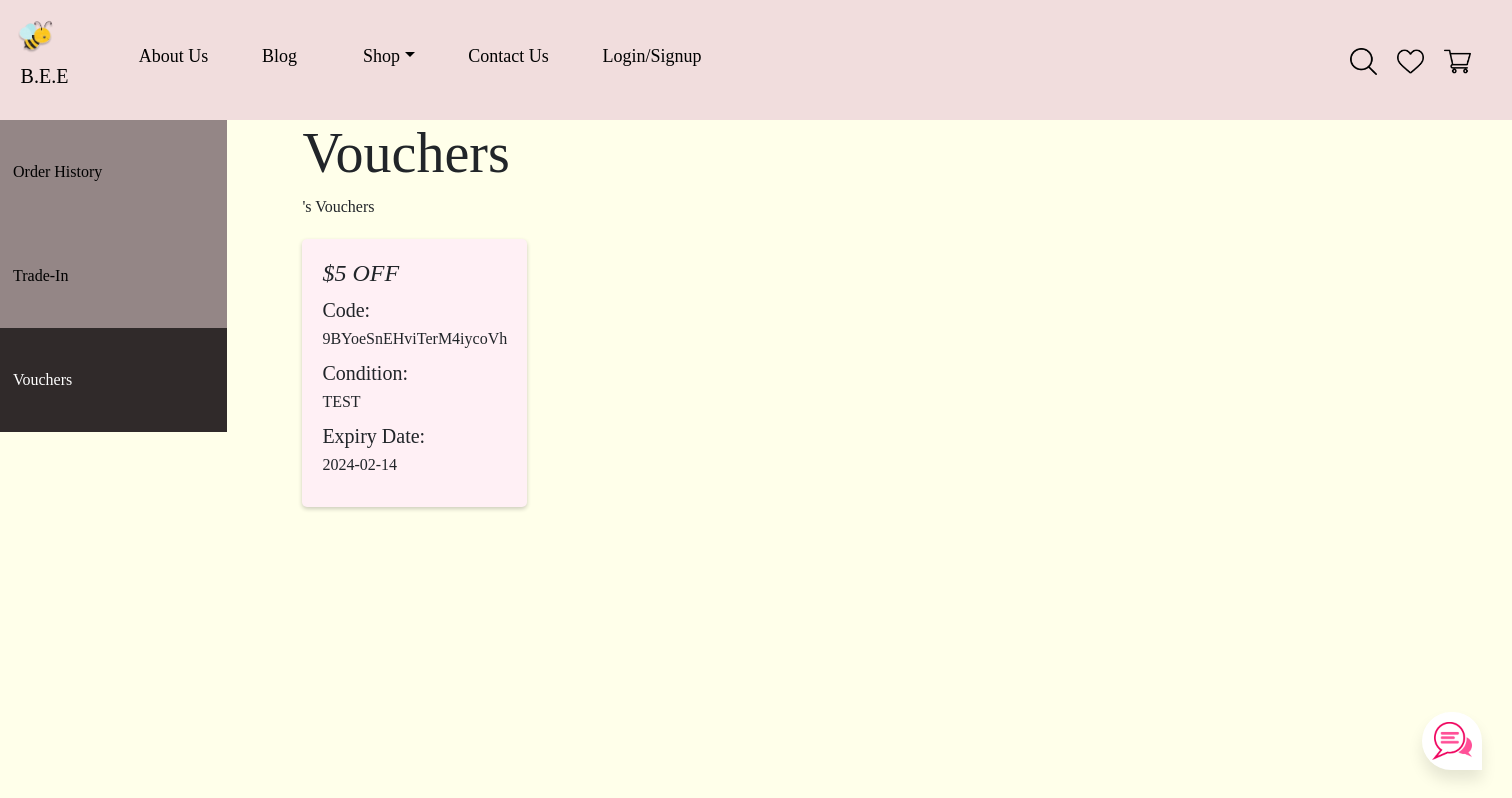
/view_vouchers/adminappdev, run on the app's committed database.
### tables this page shows
CREATE TABLE addvouchers (username VARCHAR(255) NOT NULL, title TEXT, value INT, condition TEXT, code TEXT NOT NULL UNIQUE, expiry_date DATETIME NOT NULL, status TEXT NOT NULL DEFAULT "active");

### app.py (the view)
@app.route('/view_vouchers/<username>')
def view_vouchers(username):
    con = sqlite3.connect('database.db')
    con.row_factory = sqlite3.Row
    cur = con.cursor()
    cur.execute("SELECT rowid, * FROM addvouchers WHERE username = ?", (username,))
    rows = cur.fetchall()
    con.close()
    return render_template('view_vouchers.html', rows=rows)

### app.py (called while the page is built)
@app.teardown_appcontext
def close_connection(exception):
    db = getattr(g, '_database', None)
    if db is not None:
        db.close()

@app.before_request
def load_logged_in_user():
    user_id = session.get('user_id')
    if user_id is None:
        g.user = None
    else:
        g.user = get_db().execute(
            'SELECT * FROM user WHERE user_id = ?', (user_id,)
        ).fetchone()

### templates/view_vouchers.html (shortened to what this page needs)
{% extends "base.html" %}
{% block content %}
<ul class="profilenav" style="float: left;">
    <li><a href="/order_history/{{ session['username'] }}">Order History</a></li>
    <li><a href="/view_tradeins/{{ session['username'] }}">Trade-In</a></li>
    <li><a href="/view_vouchers/{{ session['username'] }}" class="active">Vouchers</a></li>
</ul>
<div style="float: left;margin-left:5%;">
  <h1 class="display-4">Vouchers</h1>
  <p>{{session['username']}}'s Vouchers</p>
  <div class="vouchers-container">
    {% for row in rows %}
    <div class="voucher">
      <h4><i>{{ row[2] }}</i></h4>
      <h5>Code:</h5>
      <p>{{ row[5] }}</p>
      <h5>Condition:</h5>
      <p>{{ row[4] }}</p>
      <h5>Expiry Date:</h5>
      <p>{{ row[6] }}</p>
    </div>
    {% endfor %}
  </div>
</div>
{% endblock %}

### templates/base.html (style rules this page uses)
body { background-color: #FFFFEA; overflow-x: hidden; overflow-y: scroll; }
* { margin:0px; padding:0px; box-sizing: border-box; font-family: 'Anko'; }
::placeholder { text-align: center; color: gray; opacity: 1; }

### templates/view_vouchers.html (style rules this page uses)
body { background-color: #FFFFEA; }
.profilenav { list-style-type: none; margin: 0; padding: 0; width: 15%; background-color: #948686; position: sticky; height: 100%; overflow: auto; }
.profilenav li a { display: block; color: #000; padding: 40px 13px; text-decoration: none; }
.profilenav li a.active { background-color: #302A2A; color: white; }
.vouchers-container { margin-top: 20px; }
.voucher { background-color: lavenderblush; border-radius: 5px; box-shadow: 0 2px 4px rgba(0, 0, 0, 0.2); padding: 20px; margin-bottom: 20px; }
.voucher h4 { margin-top: 0; margin-bottom: 10px; }
.voucher h5 { margin-top: 0; margin-bottom: 5px; }
.voucher p { margin-top: 5px; margin-bottom: 10px; }

### data on the page
addvouchers: title "$5 OFF", code "9BYoeSnEHviTerM4iycoVh", condition "TEST", expiry_date "2024-02-14"
